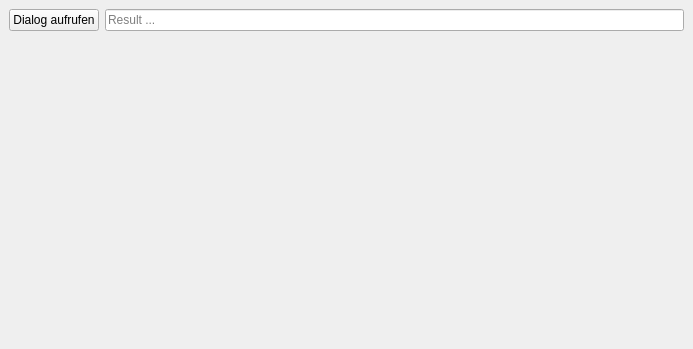
<?xml version="1.0" encoding="UTF-8"?>
<ui version="4.0">
 <class>MainWindow</class>
 <widget class="QMainWindow" name="MainWindow">
  <property name="geometry">
   <rect>
    <x>0</x>
    <y>0</y>
    <width>693</width>
    <height>349</height>
   </rect>
  </property>
  <property name="windowTitle">
   <string>MainWindow</string>
  </property>
  <widget class="QWidget" name="centralwidget">
   <layout class="QGridLayout" name="gridLayout">
    <item row="0" column="0">
     <layout class="QVBoxLayout" name="verticalLayout">
      <item>
       <layout class="QHBoxLayout" name="horizontalLayout">
        <item>
         <widget class="QPushButton" name="pushButton">
          <property name="text">
           <string>Dialog aufrufen</string>
          </property>
         </widget>
        </item>
        <item>
         <widget class="QLineEdit" name="lineEdit">
          <property name="placeholderText">
           <string>Result ...</string>
          </property>
         </widget>
        </item>
       </layout>
      </item>
      <item>
       <spacer name="verticalSpacer">
        <property name="orientation">
         <enum>Qt::Vertical</enum>
        </property>
        <property name="sizeHint" stdset="0">
         <size>
          <width>20</width>
          <height>40</height>
         </size>
        </property>
       </spacer>
      </item>
     </layout>
    </item>
   </layout>
  </widget>
 </widget>
 <resources/>
 <connections/>
</ui>
